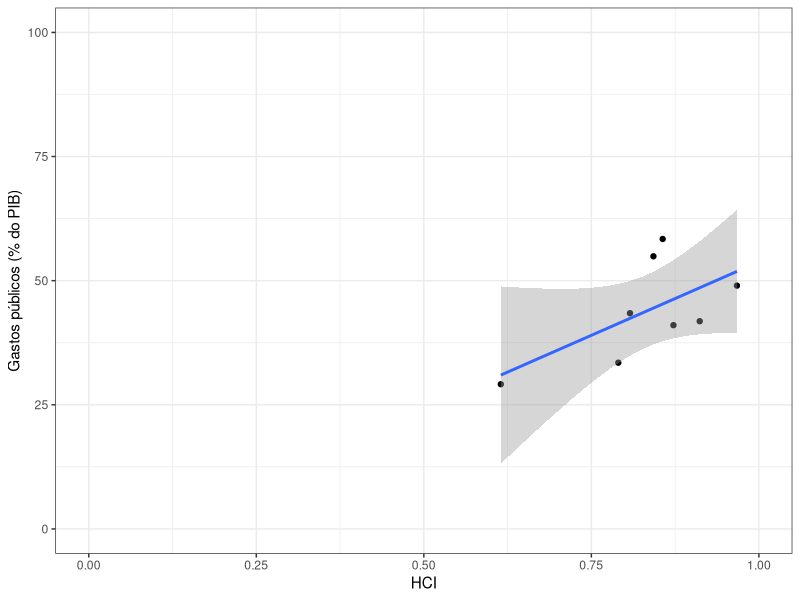

Here is the R script that generated this plot:
library(tidyverse)
library(readxl)

egdi <- read.csv('EGOV_DATA_2024.csv') %>% 
    select(Country.Name, Human.Capital.Index) %>%
    arrange(Country.Name)

gastos_publicos <- read_excel('imf_government_expenditure.xls') %>% 
    arrange(Country)

setdiff(gastos_publicos$Country, egdi$Country.Name)

gastos_publicos <- gastos_publicos %>% 
    mutate(Country = case_when(
        Country == 'Vietnam' ~ 'Viet Nam',
        Country == 'Georgia' ~ 'Georgia (Country)',
        Country == 'China, People\'s Republic of' ~ 'China',
        Country == 'China, People\'s Republic of' ~ 'China',
        Country == 'Republic of Congo' ~ 'Congo',
        Country == 'Türkiye, Republic of' ~ 'Türkiye',
        Country == "Micronesia, Fed. States of" ~ "Micronesia (Federated States of)",
        Country == "United States" ~ "United States of America",
        Country == "United Kingdom" ~ "United Kingdom of Great Britain and Northern Ireland",
        Country == "Tanzania" ~ "United Republic of Tanzania",
        Country == "Slovak Republic" ~ "Slovakia",
        Country == "Moldova" ~ "Republic of Moldova",
        Country == "Kyrgyz Republic" ~ "Kyrgyzstan",
        Country == "Korea, Republic of" ~ "Republic of Korea",
        Country == "Iran" ~ "Iran (Islamic Republic of)",
        TRUE ~ Country
    ))

setdiff(gastos_publicos$Country, egdi$Country.Name)

gastos_publicos <- gastos_publicos %>%
    filter(Country %in% egdi$Country.Name)

egdi <- egdi %>%
    filter(Country.Name %in% gastos_publicos$Country)

df <- data.frame(
    egdi = egdi$Human.Capital.Index,
    gastos_publicos = gastos_publicos$Percentage
)

ggplot(df, aes(egdi, gastos_publicos)) +
    geom_point() +
    geom_smooth(method = 'lm') +
    coord_cartesian(ylim = c(0, 100), xlim = c(0, 1)) +
    labs(
        x = 'HCI',
        y = 'Gastos públicos (% do PIB)'
    ) +
    theme_bw()
